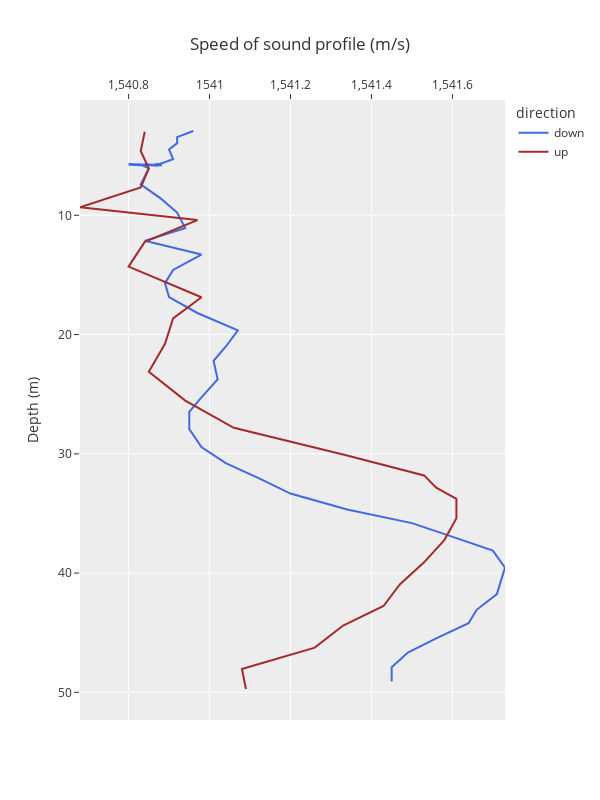

This figure's notebook cell:
### Markdown cell above
#### Top 50m

### Code cell
fig2 = make_subplots(
    rows=1,cols=1)

fig2.add_trace(
    go.Scatter(x=top_down["SoS"],y=top_down["Depth"],line=dict(color='royalblue'),name='down'),
    row=1,col=1
)

fig2.add_trace(
    go.Scatter(x=top_up["SoS"],y=top_up["Depth"],line=dict(color='brown'),name='up'),
    row=1,col=1
)


fig2.update_yaxes(autorange="reversed", row=1, col=1)

fig2.update_layout(
    xaxis={'side':'top'},
    xaxis_title="Speed of sound (m/s)",
    yaxis_title="Depth (m)",
    legend_title="direction",
    template='ggplot2',
    height=800,
    width=600,
)

### Figure 1 — Plotly figure (JSON) as saved in the notebook; plotly's stock layout.template omitted (floating-point values rounded to 4 significant figures)
{"data": [{"line": {"color": "royalblue"}, "name": "down", "type": "scatter", "x": [1541.0, 1541.0, 1541.0, 1541.0, 1541.0, 1541.0, 1541.0, 1541.0, 1541.0, 1541.0, 1541.0, 1541.0, 1541.0, 1541.0, 1541.0, 1541.0, 1541.0, 1541.0, 1541.0, 1541.0, 1541.0, 1541.0, 1541.0, 1541.0, 1541.0, 1541.0, 1541.0, 1541.0, 1541.0, 1541.0, 1541.0, 1541.0, 1541.0, 1541.0, 1541.0, 1541.0, 1541.0, 1541.0, 1541.0, 1541.0, 1541.0, 1541.0, 1541.0, 1541.0, 1541.0, 1541.0, 1541.0, 1541.0, 1541.0, 1541.0, 1541.0, 1541.0, 1541.0, 1541.0, 1541.0, 1541.0, 1541.0, 1541.0, 1541.0, 1542.0, 1542.0, 1542.0, 1542.0, 1542.0, 1542.0, 1542.0, 1542.0, 1542.0, 1541.0, 1541.0, 1541.0], "xaxis": "x", "y": [2.93, 3.44, 3.95, 4.48, 5.29, 5.78, 5.79, 5.77, 5.75, 5.81, 5.78, 5.78, 5.81, 5.81, 5.78, 5.69, 5.81, 5.77, 5.69, 5.79, 5.85, 5.79, 5.8, 5.75, 5.8, 5.76, 5.79, 5.74, 5.81, 5.74, 5.69, 5.78, 5.79, 5.75, 5.79, 5.75, 6.07, 7.41, 8.6, 9.77, 11.07, 12.14, 13.29, 14.58, 15.69, 16.85, 18.19, 19.65, 21.02, 22.2, 23.76, 25.26, 26.48, 27.93, 29.43, 30.78, 32.02, 33.33, 34.67, 35.81, 36.84, 38.12, 39.54, 40.62, 41.76, 43.08, 44.2, 45.47, 46.67, 47.89, 49.1], "yaxis": "y"}, {"line": {"color": "brown"}, "name": "up", "type": "scatter", "x": [1541.0, 1541.0, 1541.0, 1541.0, 1541.0, 1541.0, 1542.0, 1542.0, 1542.0, 1542.0, 1542.0, 1542.0, 1541.0, 1541.0, 1541.0, 1541.0, 1541.0, 1541.0, 1541.0, 1541.0, 1541.0, 1541.0, 1541.0, 1541.0, 1541.0, 1541.0, 1541.0], "xaxis": "x", "y": [49.72, 48.04, 46.25, 44.4, 42.76, 40.95, 39.1, 37.23, 35.4, 33.78, 32.84, 31.81, 30.14, 27.82, 25.54, 23.12, 20.78, 18.64, 16.87, 14.3, 12.23, 10.4, 9.33, 7.66, 6.07, 4.61, 3], "yaxis": "y"}], "layout": {"height": 800, "legend": {"title": {"text": "direction"}}, "title": {"text": "Speed of sound profile (m/s)"}, "width": 600, "xaxis": {"anchor": "y", "autorange": true, "domain": [0, 1], "range": [1541.0, 1542.0], "side": "top", "type": "linear"}, "yaxis": {"anchor": "x", "autorange": true, "domain": [0, 1], "range": [52.32, 0.3306], "title": {"text": "Depth (m)"}, "type": "linear"}}}
